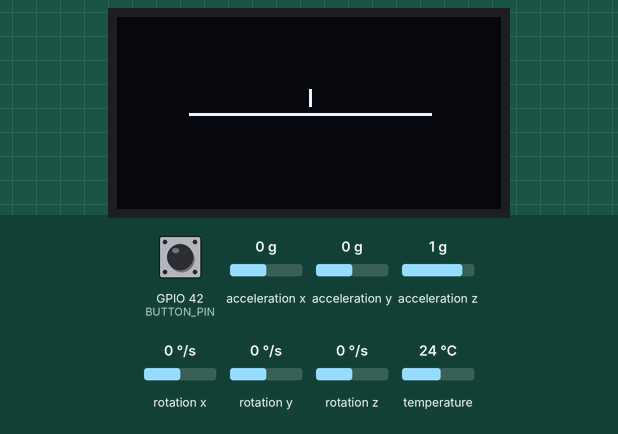
Recording of a program running on a simulated ESP32-S3. Shown: 128×64 one-colour display. The inputs (shaded band) are chosen by the test bench; at power-on: GPIO 42 (BUTTON_PIN) HIGH, acceleration x 0 g, acceleration y 0 g, acceleration z 1 g, rotation y 0 °/s, rotation x 0 °/s, rotation z 0 °/s, temperature 24 °C. What the program prints to the serial monitor is not drawn.

Above: at 1.5 s.
1.6 s: GPIO 42 (BUTTON_PIN) pulled LOW for 3.2 s
At 5.7 s:
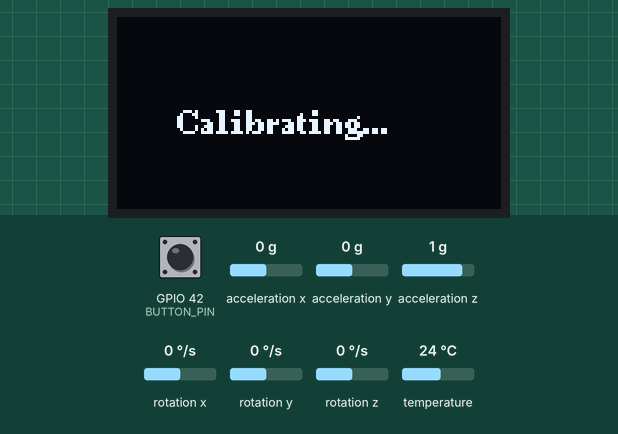
7.8 s: acceleration x set to -1.4 g
At 9.14 s:
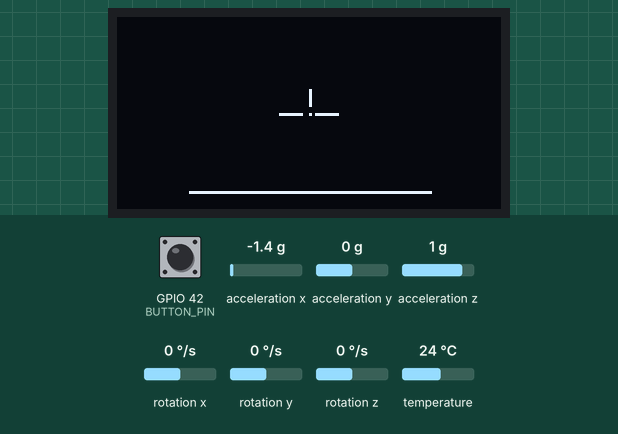
9.3 s: acceleration y set to -1.4 g
At 9.5 s:
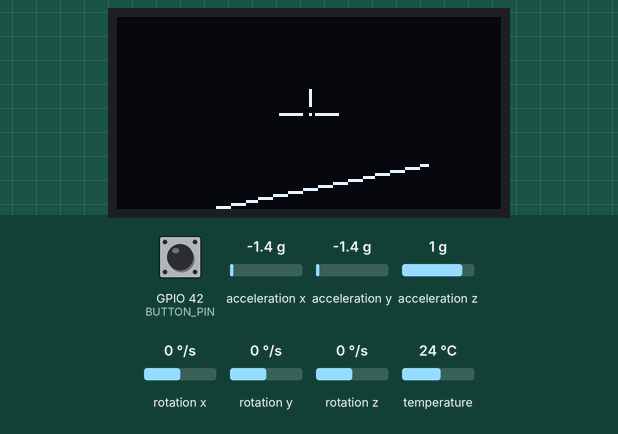
10.9 s: acceleration z set to 0.8 g
At 12.4 s:
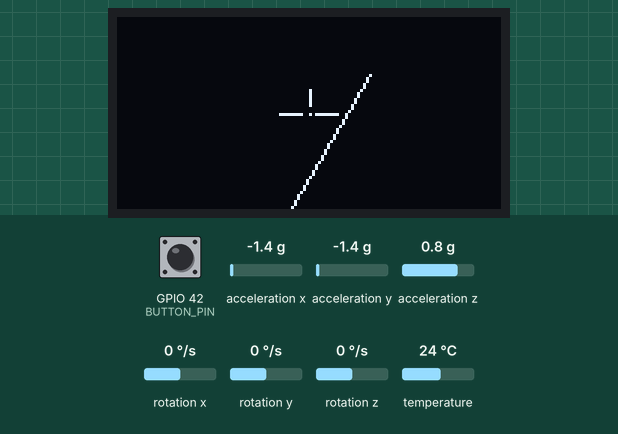
12.7 s: rotation y set to 192 °/s
At 14.17 s:
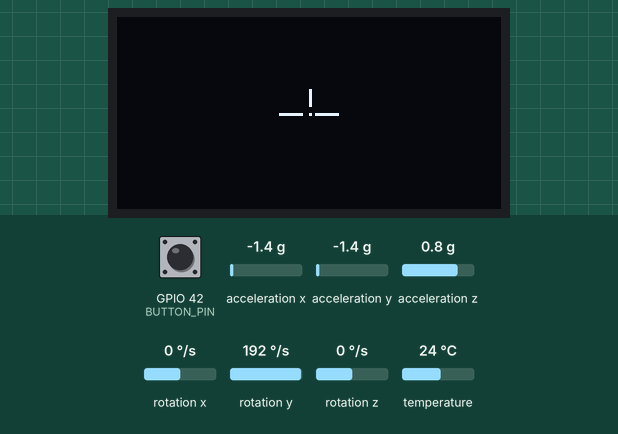
14.3 s: rotation x set to -192 °/s
Timing chart, 0 to 17.0 s (numbered marks = the images above; inputs shaded):
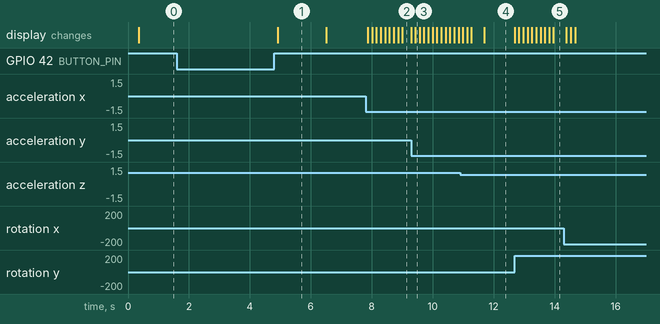

The program:

main.cpp
```cpp
#include <Arduino.h>
#include <Adafruit_MPU6050.h>
#include <U8g2lib.h>
#include <Wire.h>

/*
TODO

NOT IN ORDER
- Benchmark draw function, sensor math, etc.
- Evaluate calibration task need..
- High pitch warning
- LAST: background graphics ... horizon edge handling: when line touches top
*/

// --- HARDWARE & CONFIGS ---
Adafruit_MPU6050 mpu;
U8G2_SSD1306_128X64_NONAME_F_HW_I2C u8g2(/* rotation=*/U8G2_R0, /* reset=*/ U8X8_PIN_NONE);

constexpr uint8_t SDA_PIN = 8; //blue
constexpr uint8_t SCL_PIN = 9; //yellow
constexpr uint8_t BUTTON_PIN = 42;
constexpr unsigned long I2C_FREQUENCY = 400000; //I2C configured to 400KHz (Fast mode)

// --- FreeRTOS Handles ---
SemaphoreHandle_t i2cMutex;
QueueHandle_t sensorMailbox;
QueueHandle_t commandQueue;
SemaphoreHandle_t buttonSemaphore;

// --- Data Structures ---
struct AttitudeData {
  float pitch; //  rads (for now)
  float roll;  //  rads (for now)
  bool isCalibrating; //could use enum SystemState
};

enum SystemCommand { CMD_NONE, CMD_CALIBRATE };

bool firstFrame = true; // send full buffer flag

// --- Task Prototypes ---
void sensorTask(void *pvParameters);
void displayTask(void *pvParameters);
void buttonTask(void *pvParameters);

// filter stuff
// const int NUM_SAMPLES = 10;
// const int NUM_AXES = 3;

// constexpr uint8_t MPU_address = 0x68;
// constexpr uint8_t OLED_address = 0x3c;

//-----------------------------
//  DRAWING LOGIC (Graphics Mode)
//-----------------------------
// TODO: implement edge handling
void draw_to_ram(const AttitudeData& attitude) {
  u8g2.clearBuffer();
  u8g2.setDrawColor(1);

  // calibration draw
  if (attitude.isCalibrating) {
    u8g2.setFont(u8g2_font_ncenB08_tr); // Standard readable font
    u8g2.drawStr(20, 30, "Calibrating...");
    return; // prevents further drawing
  }

  // 1. Map Pitch to a vertical pixel shift (Center is Y=32)
  int y_center = 32 + (int)(attitude.pitch * 30.0);

  // 2. Calculate the endpoints of the horizon line based on Roll
  int x1 = 64 - (int)(cos(attitude.roll) * 40);
  int y1 = y_center - (int)(sin(attitude.roll) * 40);
  int x2 = 64 + (int)(cos(attitude.roll) * 40);
  int y2 = y_center + (int)(sin(attitude.roll) * 40);

  // 3. Draw the moving horizon line
  u8g2.drawLine(x1, y1, x2, y2);

  // 4. Draw a static airplane crosshair in the exact center (64, 32)
  u8g2.drawPixel(64, 32);
  u8g2.drawHLine(54, 32, 8);
  u8g2.drawHLine(66, 32, 8);
  u8g2.drawVLine(64, 24, 6);
}

//-----------------------------
//   ISR
//-----------------------------

void ARDUINO_ISR_ATTR buttonISR() {
  BaseType_t xHigherPriorityTaskWoken = pdFALSE;

  // Give the semaphore to wake up the Button Task
  xSemaphoreGiveFromISR(buttonSemaphore, &xHigherPriorityTaskWoken);

  // If waking the Button Task requires a context switch, do it immediately
  portYIELD_FROM_ISR(xHigherPriorityTaskWoken);
}

//-----------------------------
//  SYSTEM SETUP
//-----------------------------

void setup() {
  Serial.begin(115200);
  delay(300);

  // 1. Init I2C Hardware
  Wire.begin(SDA_PIN, SCL_PIN);

    Serial.printf("PSRAM size: %u bytes\n", ESP.getPsramSize());

  if (!mpu.begin()) {
    Serial.println("MPU-6050 not found — run the I2C scanner first.");
    while (true) delay(1000);
  }
  mpu.setAccelerometerRange(MPU6050_RANGE_2_G);
  mpu.setGyroRange(MPU6050_RANGE_250_DEG);
  mpu.setFilterBandwidth(MPU6050_BAND_21_HZ);

  u8g2.setBusClock(I2C_FREQUENCY);
  u8g2.begin();
  u8g2.setFontPosTop();

  // 2. Initialize RTOS Primitives
  i2cMutex = xSemaphoreCreateMutex();
  sensorMailbox = xQueueCreate(1, sizeof(AttitudeData)); // Length 1 for latest data only
  commandQueue = xQueueCreate(5, sizeof(SystemCommand)); // Queue for button presses
  buttonSemaphore = xSemaphoreCreateBinary();

  // Interrupt initialization
  pinMode(BUTTON_PIN, INPUT_PULLUP);
  attachInterrupt(digitalPinToInterrupt(BUTTON_PIN), buttonISR, CHANGE);

  // 3. Launch Tasks
  if (i2cMutex != NULL && sensorMailbox != NULL && commandQueue != NULL) { //TODO: PDPASS CONDITIONAL
    // xTaskCreate(Function, Name, Stack Size, Params, Priority, Handle)
    // priority: 3 highest, 1 lowest
    xTaskCreatePinnedToCore(sensorTask,  "Sensor",  4096, NULL, 3, NULL, 1);
    xTaskCreatePinnedToCore(buttonTask,  "Button",  2048, NULL, 2, NULL, 1);
    xTaskCreatePinnedToCore(displayTask, "Display", 4096, NULL, 1, NULL, 1);
  }
}

  void loop() {
  vTaskDelete(NULL); // deletes the default Arduino loop task to save RAM
}

//-----------------------------
//    SENSOR TASK
//-----------------------------

void sensorTask(void *pvParameters) {
  AttitudeData currentAttitude;
  currentAttitude.isCalibrating = false;

  // --- Filter & Calibration Variables ---
  float gyro_pitch = 0.0;
  float gyro_roll = 0.0;
  float pitch_bias = 0.0;
  float roll_bias = 0.0;
  const float dt = 0.01;
  const float alpha = 0.98;

  sensors_event_t a, g, temp;
  SystemCommand cmd;

  TickType_t xLastWakeTime = xTaskGetTickCount();

  for (;;) {
    if (xQueueReceive(commandQueue, &cmd, 0) == pdTRUE) {
      if (cmd == CMD_CALIBRATE){
        // Step A: Tell the display we are starting calibration
        currentAttitude.isCalibrating = true;
        xQueueOverwrite(sensorMailbox, &currentAttitude);

        float sum_pitch = 0.0;
        float sum_roll = 0.0;
        const int num_samples = 100;

        // Step B: Take 100 readings (at 100hz = 1 second)
        for (int i = 0; i < num_samples;i++){
          if (xSemaphoreTake(i2cMutex, pdMS_TO_TICKS(5)) == pdTRUE) {
          mpu.getEvent(&a, &g, &temp);
          xSemaphoreGive(i2cMutex);
          }

          float sample_roll = atan2(a.acceleration.y, a.acceleration.z);
          float sample_pitch = atan2(-a.acceleration.x,
            sqrt(a.acceleration.y * a.acceleration.y +
              a.acceleration.z * a.acceleration.z));

              sum_roll += sample_roll;
              sum_pitch += sample_pitch;

        vTaskDelay(pdMS_TO_TICKS(10)); // Wait 10ms before next sample
        }

        // Average biases calculation
        pitch_bias = sum_pitch / num_samples;
        roll_bias = sum_roll / num_samples;

        // Reset running filter angles
        gyro_pitch = 0.0;
        gyro_roll = 0.0;

        // Step C: Calibration done, resume normal operation
        currentAttitude.isCalibrating = false;
      }
    }

    // 1. Read the raw data
    if (xSemaphoreTake(i2cMutex, pdMS_TO_TICKS(5)) == pdTRUE) {
      mpu.getEvent(&a, &g, &temp);
      xSemaphoreGive(i2cMutex);
    }

    // 2. THE ATTITUDE FILTER (Physics Math)

    float accel_roll = atan2(a.acceleration.y, a.acceleration.z) - roll_bias;
    float accel_pitch = atan2(-a.acceleration.x,
                        sqrt(a.acceleration.y * a.acceleration.y +
                             a.acceleration.z * a.acceleration.z)) - pitch_bias;

    // Gyroscope (integration, time slice/dt = 0.01s)
    gyro_roll = gyro_roll + (g.gyro.x * dt);
    gyro_pitch = gyro_pitch + (g.gyro.y * dt);

    // Gyro makes up 98% of new angle
    gyro_roll = (alpha * gyro_roll) + ((1.0 - alpha) * accel_roll);
    gyro_pitch = (alpha * gyro_pitch) + ((1.0 - alpha) * accel_pitch);

    currentAttitude.roll = gyro_roll;
    currentAttitude.pitch = gyro_pitch;

    // 3. Send the computed angles to the display
    xQueueOverwrite(sensorMailbox, &currentAttitude);
    // waits exactly 10ms to ensure it meets 100Hz deadline
    vTaskDelayUntil(&xLastWakeTime, pdMS_TO_TICKS(10)); // 100Hz
  }
}

//-----------------------------
//    DISPLAY TASK
//-----------------------------

void displayTask(void *pvParameters) {
  AttitudeData displayData;
  Serial.println("Display Task started.");

  xQueueReceive(sensorMailbox, &displayData, portMAX_DELAY);

  // Draw it to the ESP32 RAM
  draw_to_ram(displayData);

  // Force a full screen update to wipe out any old text/garbage on the OLED
  if (xSemaphoreTake(i2cMutex, pdMS_TO_TICKS(50)) == pdTRUE) {
    u8g2.sendBuffer();
    xSemaphoreGive(i2cMutex);
  }

  // ==========================================
  // 2. MAIN LOOP
  // ==========================================
  for (;;) {
    // Wait up to 100ms for fresh data
    if (xQueueReceive(sensorMailbox, &displayData, pdMS_TO_TICKS(100)) == pdTRUE) {

      // Calibration override
      if (displayData.isCalibrating) {

        // 1. Draw the text to RAM
        draw_to_ram(displayData);

        // 2. Send it ONCE using a fast full-screen update
        if (xSemaphoreTake(i2cMutex, pdMS_TO_TICKS(50)) == pdTRUE) {
          u8g2.sendBuffer();
          xSemaphoreGive(i2cMutex);
        }
      // display task is blocked until new sensor data is sent after calibration
      xQueueReceive(sensorMailbox, &displayData, portMAX_DELAY);
      }

      // Calculate angles for wing orientation and draw all pixels to ESP32 RAM
      draw_to_ram(displayData);

      // Transmit the screen over I2C in 4 horizontal slices
      // OLED has 8 rows
      // currently sending 2 rows at a time
      for (uint8_t row = 0; row < 8; row += 2) {

        if (xSemaphoreTake(i2cMutex, pdMS_TO_TICKS(10)) == pdTRUE) {
          // updateDisplayArea(tile_x, tile_y, width_tiles, height_tiles)
          // starts at X=0, Y=page, full width (16), 2 tiles high
          u8g2.updateDisplayArea(0, row, 16, 2);
          xSemaphoreGive(i2cMutex);
        }

        // YIELD: Give the 100Hz Sensor Task a 2ms window to grab
        // the I2C Mutex in between each visual slice we send!
        vTaskDelay(pdMS_TO_TICKS(2));
      }

    } else {
      Serial.println("Display Task: Mailbox is empty! Sensor Task is not sending data.");
    }

    // Sleep to maintain ~20Hz refresh rate (50ms total per frame)
    vTaskDelay(pdMS_TO_TICKS(30));
  }
}
//-----------------------------
//    BUTTON TASK
//-----------------------------

void buttonTask(void *pvParameters) {
  uint32_t pressStartTime = 0;
  bool isTrackingPress = false;

  for (;;) {
    // 1. Sleep until ISR sends semaphore
    if (xSemaphoreTake(buttonSemaphore, portMAX_DELAY) == pdTRUE) {

      // 2. Wait 20ms to let the physical button spring stop bouncing (Debounce)
      vTaskDelay(pdMS_TO_TICKS(20));

      // 3. Read the stable state of the pin
      bool isPressed = (digitalRead(BUTTON_PIN) == LOW);

      // 4. Handle the logic
      if (isPressed && !isTrackingPress) {
        pressStartTime = millis();
        isTrackingPress = true;
      }
      else if (!isPressed && isTrackingPress) {
        // Button was just released
        isTrackingPress = false;

        // Evaluate button press time
        if ((millis() - pressStartTime) >= 1000) {
          SystemCommand cmd = CMD_CALIBRATE;
          xQueueSend(commandQueue, &cmd, 0);
        }
      }

      // Clear out any extra semaphores that piled up during the 20ms bounce
      xQueueReset(buttonSemaphore);
    }
  }
}
```

Measured:
- after the input at 1.6 s, the display: changes after 3.3 s (image 1)
- after the input at 7.8 s, the display: first changes after 0.07 s (image 2 shows a later state)
- after the input at 9.3 s, the display: changes after 0.13 s (image 3)
- after the input at 12.7 s, the display: first changes after 0.13 s (image 5 shows a later state)
- what the display in image 1 shows lasts 1.6 s, from 4.9 s to 6.5 s
- what the display in image 4 shows lasts 1.0 s, from 11.7 s to 12.7 s
